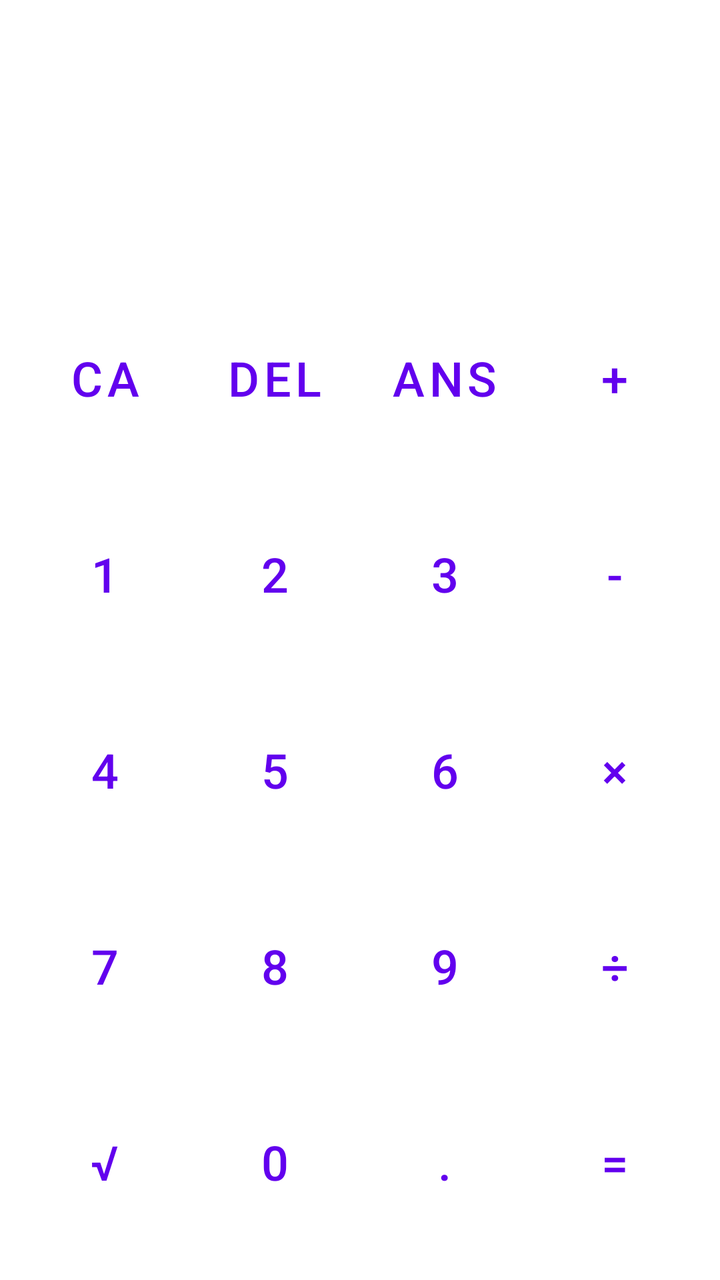
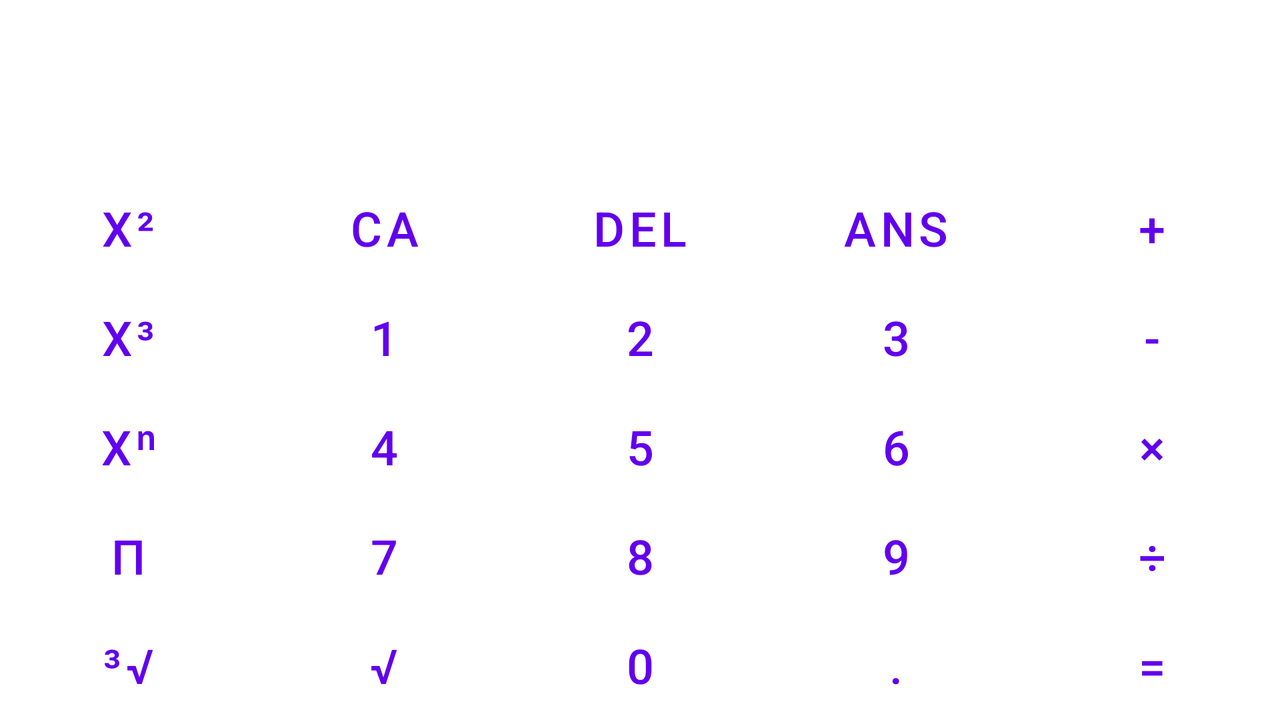

Compare how this app lays out the same screen by default and in its alternative resource folder. The renders come first, then the two layout files and the values they reference.
<!-- AndroidManifest.xml: application theme Theme.EsameSWTLC -->
<!-- res/layout/activity_main.xml -->
<?xml version="1.0" encoding="utf-8"?>
<LinearLayout xmlns:android="http://schemas.android.com/apk/res/android"
    xmlns:app="http://schemas.android.com/apk/res-auto"
    xmlns:tools="http://schemas.android.com/tools"
    android:layout_width="match_parent"
    android:layout_height="match_parent"
    tools:context=".MainActivity"
    android:orientation="vertical"
    android:padding="10dp">

    
    <TextView
        android:id="@+id/fullOperationView"
        android:layout_width="match_parent"
        android:layout_height="wrap_content"
        android:textSize="24sp"
        android:gravity="end"
        android:onClick="showHistory"/>

    
    <TextView
        android:id="@+id/screenView"
        android:layout_width="match_parent"
        android:layout_height="0dp"
        android:layout_weight="1"
        android:textSize="70sp"
        android:textAlignment="textEnd"
        android:autoSizeTextType="uniform"/>

    
    <LinearLayout
        android:layout_width="match_parent"
        android:layout_height="0dp"
        style="?android:attr/buttonBarStyle"
        android:layout_weight="1">

        <Button
            android:id="@+id/buttonClearAll"
            style="?android:attr/buttonBarButtonStyle"
            android:layout_width="wrap_content"
            android:layout_height="match_parent"
            android:layout_weight="1"
            android:text="@string/buttonCAText"
            android:textSize="24sp"
            android:onClick="clearAll"/>

        <Button
            android:id="@+id/buttonClear"
            style="?android:attr/buttonBarButtonStyle"
            android:layout_width="wrap_content"
            android:layout_height="match_parent"
            android:layout_weight="1"
            android:text="@string/buttonClear"
            android:textSize="24sp" />

        <Button
            android:id="@+id/buttonAns"
            style="?android:attr/buttonBarButtonStyle"
            android:layout_width="wrap_content"
            android:layout_height="match_parent"
            android:layout_weight="1"
            android:text="@string/buttonAnsText"
            android:textSize="24sp" />

        <Button
            android:id="@+id/plusButton"
            style="?android:attr/buttonBarButtonStyle"
            android:layout_width="wrap_content"
            android:layout_height="match_parent"
            android:layout_weight="1"
            android:text="@string/plusButtonText"
            android:textSize="24sp" />
    </LinearLayout>

    
    <LinearLayout
        android:layout_weight="1"
        android:layout_width="match_parent"
        android:layout_height="0dp"
        style="?android:attr/buttonBarStyle" >

        <Button
            android:id="@+id/button1"
            style="?android:attr/buttonBarButtonStyle"
            android:layout_width="wrap_content"
            android:layout_height="match_parent"
            android:layout_weight="1"
            android:onClick="inputNumber"
            android:text="@string/button1Text"
            android:textSize="24sp" />

        <Button
            android:id="@+id/button2"
            style="?android:attr/buttonBarButtonStyle"
            android:layout_width="wrap_content"
            android:layout_height="match_parent"
            android:layout_weight="1"
            android:onClick="inputNumber"
            android:text="@string/button2Text"
            android:textSize="24sp" />

        <Button
            android:id="@+id/button3"
            style="?android:attr/buttonBarButtonStyle"
            android:layout_width="wrap_content"
            android:layout_height="match_parent"
            android:layout_weight="1"
            android:onClick="inputNumber"
            android:text="@string/button3Text"
            android:textSize="24sp" />

        <Button
            android:id="@+id/minusButton"
            style="?android:attr/buttonBarButtonStyle"
            android:layout_width="wrap_content"
            android:layout_height="match_parent"
            android:layout_weight="1"
            android:text="@string/minusButtonText"
            android:textSize="24sp" />
    </LinearLayout>

    
    <LinearLayout
        android:layout_weight="1"
        android:layout_width="match_parent"
        android:layout_height="0dp"
        style="?android:attr/buttonBarStyle" >

        <Button
            android:id="@+id/button4"
            style="?android:attr/buttonBarButtonStyle"
            android:layout_width="wrap_content"
            android:layout_height="match_parent"
            android:layout_weight="1"
            android:onClick="inputNumber"
            android:text="@string/button4Text"
            android:textSize="24sp" />

        <Button
            android:id="@+id/button5"
            style="?android:attr/buttonBarButtonStyle"
            android:layout_width="wrap_content"
            android:layout_height="match_parent"
            android:layout_weight="1"
            android:onClick="inputNumber"
            android:text="@string/button5Text"
            android:textSize="24sp" />

        <Button
            android:id="@+id/button6"
            style="?android:attr/buttonBarButtonStyle"
            android:layout_width="wrap_content"
            android:layout_height="match_parent"
            android:layout_weight="1"
            android:onClick="inputNumber"
            android:text="@string/button6Text"
            android:textSize="24sp" />

        <Button
            android:id="@+id/multButton"
            style="?android:attr/buttonBarButtonStyle"
            android:layout_width="wrap_content"
            android:layout_height="match_parent"
            android:layout_weight="1"
            android:text="@string/multButtonText"
            android:textSize="24sp" />
    </LinearLayout>

    
    <LinearLayout
        android:layout_weight="1"
        android:layout_width="match_parent"
        android:layout_height="0dp"
        style="?android:attr/buttonBarStyle" >

        <Button
            android:id="@+id/button7"
            style="?android:attr/buttonBarButtonStyle"
            android:layout_width="wrap_content"
            android:layout_height="match_parent"
            android:layout_weight="1"
            android:onClick="inputNumber"
            android:text="@string/button7Text"
            android:textSize="24sp" />

        <Button
            android:id="@+id/button8"
            style="?android:attr/buttonBarButtonStyle"
            android:layout_width="wrap_content"
            android:layout_height="match_parent"
            android:layout_weight="1"
            android:onClick="inputNumber"
            android:text="@string/button8Text"
            android:textSize="24sp" />

        <Button
            android:id="@+id/button9"
            style="?android:attr/buttonBarButtonStyle"
            android:layout_width="wrap_content"
            android:layout_height="match_parent"
            android:layout_weight="1"
            android:onClick="inputNumber"
            android:text="@string/button9Text"
            android:textSize="24sp" />

        <Button
            android:id="@+id/divButton"
            style="?android:attr/buttonBarButtonStyle"
            android:layout_width="wrap_content"
            android:layout_height="match_parent"
            android:layout_weight="1"
            android:text="@string/divButtonText"
            android:textSize="24sp" />
    </LinearLayout>

    
    <LinearLayout
        android:layout_weight="1"
        android:layout_width="match_parent"
        android:layout_height="0dp"
        style="?android:attr/buttonBarStyle" >

        <Button
            android:id="@+id/buttonSqrt"
            style="?android:attr/buttonBarButtonStyle"
            android:layout_width="wrap_content"
            android:layout_height="match_parent"
            android:layout_weight="1"
            android:text="@string/buttonSqrtText"
            android:textSize="24sp" />

        <Button
            android:id="@+id/button0"
            style="?android:attr/buttonBarButtonStyle"
            android:layout_width="wrap_content"
            android:layout_height="match_parent"
            android:layout_weight="1"
            android:onClick="inputNumber"
            android:text="@string/button0Text"
            android:textSize="24sp" />

        <Button
            android:id="@+id/buttonDot"
            style="?android:attr/buttonBarButtonStyle"
            android:layout_width="wrap_content"
            android:layout_height="match_parent"
            android:layout_weight="1"
            android:text="@string/buttonDotText"
            android:textSize="24sp" />

        <Button
            android:id="@+id/resultButton"
            style="?android:attr/buttonBarButtonStyle"
            android:layout_width="wrap_content"
            android:layout_height="match_parent"
            android:layout_weight="1"
            android:text="@string/resultButtonText"
            android:textSize="24sp" />
    </LinearLayout>



</LinearLayout>
<!-- resources referenced by this layout -->
<resources>
  <string name="button0Text">0</string>
  <string name="button1Text">1</string>
  <string name="button2Text">2</string>
  <string name="button3Text">3</string>
  <string name="button4Text">4</string>
  <string name="button5Text">5</string>
  <string name="button6Text">6</string>
  <string name="button7Text">7</string>
  <string name="button8Text">8</string>
  <string name="button9Text">9</string>
  <string name="buttonAnsText">ANS</string>
  <string name="buttonCAText">CA</string>
  <string name="buttonClear">DEL</string>
  <string name="buttonDotText">.</string>
  <string name="buttonSqrtText">√</string>
  <string name="divButtonText">÷</string>
  <string name="minusButtonText">-</string>
  <string name="multButtonText">×</string>
  <string name="plusButtonText">+</string>
  <string name="resultButtonText">=</string>
  <style name="Theme.EsameSWTLC" parent="Theme.MaterialComponents.DayNight.DarkActionBar">
          
          <item name="colorPrimary">@color/purple_500</item>
          <item name="colorPrimaryVariant">@color/purple_700</item>
          <item name="colorOnPrimary">@color/white</item>
          
          <item name="colorSecondary">@color/teal_200</item>
          <item name="colorSecondaryVariant">@color/teal_700</item>
          <item name="colorOnSecondary">@color/black</item>
          
          <item name="android:statusBarColor" tools:targetApi="l">?attr/colorPrimaryVariant</item>
          
      </style>
  <color name="purple_500">#FF6200EE</color>
  <color name="purple_700">#FF3700B3</color>
  <color name="white">#FFFFFFFF</color>
  <color name="teal_200">#FF03DAC5</color>
  <color name="teal_700">#FF018786</color>
  <color name="black">#FF000000</color>
</resources>
<!-- res/layout-land/activity_main.xml (the repository's variant of the layout above) -->
<!-- drawn on the phone turned sideways -->
<?xml version="1.0" encoding="utf-8"?>
<LinearLayout xmlns:android="http://schemas.android.com/apk/res/android"
    xmlns:tools="http://schemas.android.com/tools"
    android:orientation="vertical" android:layout_width="match_parent"
    android:layout_height="match_parent">

    <TextView
        android:id="@+id/fullOperationView"
        android:layout_width="match_parent"
        android:layout_height="wrap_content"
        android:gravity="end"
        android:onClick="showHistory"
        android:textSize="24sp" />

    
    <TextView
        android:id="@+id/screenView"
        android:layout_width="match_parent"
        android:layout_height="0dp"
        android:layout_weight="1"
        android:textSize="70sp"
        android:textAlignment="textEnd"
        android:autoSizeTextType="uniform"/>

    
    <LinearLayout
        android:layout_width="match_parent"
        android:layout_height="0dp"
        style="?android:attr/buttonBarStyle"
        android:layout_weight="1">

        <Button
            android:layout_width="wrap_content"
            style="?android:attr/buttonBarButtonStyle"
            android:layout_height="match_parent"
            android:text="@string/buttonSquare"
            android:textSize="24sp"
            android:layout_weight="1"
            tools:ignore="ButtonStyle" />
        <Button
            android:id="@+id/buttonClearAll"
            style="?android:attr/buttonBarButtonStyle"
            android:layout_width="wrap_content"
            android:layout_height="match_parent"
            android:layout_weight="1"
            android:text="@string/buttonCAText"
            android:textSize="24sp"
            android:onClick="clearAll"/>

        <Button
            android:id="@+id/buttonClear"
            style="?android:attr/buttonBarButtonStyle"
            android:layout_width="wrap_content"
            android:layout_height="match_parent"
            android:layout_weight="1"
            android:text="@string/buttonClear"
            android:textSize="24sp" />

        <Button
            android:id="@+id/buttonAns"
            style="?android:attr/buttonBarButtonStyle"
            android:layout_width="wrap_content"
            android:layout_height="match_parent"
            android:layout_weight="1"
            android:text="@string/buttonAnsText"
            android:onClick="inputSpecialCharacter"
            android:textSize="24sp" />

        <Button
            android:id="@+id/plusButton"
            style="?android:attr/buttonBarButtonStyle"
            android:layout_width="wrap_content"
            android:layout_height="match_parent"
            android:layout_weight="1"
            android:text="@string/plusButtonText"
            android:textSize="24sp" />
    </LinearLayout>

    
    <LinearLayout
        android:layout_weight="1"
        android:layout_width="match_parent"
        android:layout_height="0dp"
        style="?android:attr/buttonBarStyle" >


        <Button
            android:layout_width="wrap_content"
            style="?android:attr/buttonBarButtonStyle"
            android:layout_height="match_parent"
            android:text="@string/buttonCube"
            android:textSize="24sp"
            android:layout_weight="1"
            tools:ignore="ButtonStyle" />
        <Button
            android:id="@+id/button1"
            style="?android:attr/buttonBarButtonStyle"
            android:layout_width="wrap_content"
            android:layout_height="match_parent"
            android:layout_weight="1"
            android:onClick="inputNumber"
            android:text="@string/button1Text"
            android:textSize="24sp" />

        <Button
            android:id="@+id/button2"
            style="?android:attr/buttonBarButtonStyle"
            android:layout_width="wrap_content"
            android:layout_height="match_parent"
            android:layout_weight="1"
            android:onClick="inputNumber"
            android:text="@string/button2Text"
            android:textSize="24sp" />

        <Button
            android:id="@+id/button3"
            style="?android:attr/buttonBarButtonStyle"
            android:layout_width="wrap_content"
            android:layout_height="match_parent"
            android:layout_weight="1"
            android:onClick="inputNumber"
            android:text="@string/button3Text"
            android:textSize="24sp" />

        <Button
            android:id="@+id/minusButton"
            style="?android:attr/buttonBarButtonStyle"
            android:layout_width="wrap_content"
            android:layout_height="match_parent"
            android:layout_weight="1"
            android:text="@string/minusButtonText"
            android:textSize="24sp" />
    </LinearLayout>

    
    <LinearLayout
        android:layout_weight="1"
        android:layout_width="match_parent"
        android:layout_height="0dp"
        style="?android:attr/buttonBarStyle" >
        <Button
            android:id="@+id/buttonPowerN"
            style="?android:attr/buttonBarButtonStyle"
            android:layout_width="wrap_content"
            android:layout_height="match_parent"
            android:layout_weight="1"
            android:text="@string/buttonPowerN"
            android:textSize="24sp" />
        <Button
            android:id="@+id/button4"
            style="?android:attr/buttonBarButtonStyle"
            android:layout_width="wrap_content"
            android:layout_height="match_parent"
            android:layout_weight="1"
            android:onClick="inputNumber"
            android:text="@string/button4Text"
            android:textSize="24sp" />

        <Button
            android:id="@+id/button5"
            style="?android:attr/buttonBarButtonStyle"
            android:layout_width="wrap_content"
            android:layout_height="match_parent"
            android:layout_weight="1"
            android:onClick="inputNumber"
            android:text="@string/button5Text"
            android:textSize="24sp" />

        <Button
            android:id="@+id/button6"
            style="?android:attr/buttonBarButtonStyle"
            android:layout_width="wrap_content"
            android:layout_height="match_parent"
            android:layout_weight="1"
            android:onClick="inputNumber"
            android:text="@string/button6Text"
            android:textSize="24sp" />

        <Button
            android:id="@+id/multButton"
            style="?android:attr/buttonBarButtonStyle"
            android:layout_width="wrap_content"
            android:layout_height="match_parent"
            android:layout_weight="1"
            android:text="@string/multButtonText"
            android:textSize="24sp" />
    </LinearLayout>

    
    <LinearLayout
        android:layout_weight="1"
        android:layout_width="match_parent"
        android:layout_height="0dp"
        style="?android:attr/buttonBarStyle" >

        <Button
            android:id="@+id/buttonPI"
            style="?android:attr/buttonBarButtonStyle"
            android:layout_width="wrap_content"
            android:layout_height="match_parent"
            android:layout_weight="1"
            android:onClick="inputSpecialCharacter"
            android:text="@string/buttonPI"
            android:textSize="24sp" />
        <Button
            android:id="@+id/button7"
            style="?android:attr/buttonBarButtonStyle"
            android:layout_width="wrap_content"
            android:layout_height="match_parent"
            android:layout_weight="1"
            android:onClick="inputNumber"
            android:text="@string/button7Text"
            android:textSize="24sp" />

        <Button
            android:id="@+id/button8"
            style="?android:attr/buttonBarButtonStyle"
            android:layout_width="wrap_content"
            android:layout_height="match_parent"
            android:layout_weight="1"
            android:onClick="inputNumber"
            android:text="@string/button8Text"
            android:textSize="24sp" />

        <Button
            android:id="@+id/button9"
            style="?android:attr/buttonBarButtonStyle"
            android:layout_width="wrap_content"
            android:layout_height="match_parent"
            android:layout_weight="1"
            android:onClick="inputNumber"
            android:text="@string/button9Text"
            android:textSize="24sp" />

        <Button
            android:id="@+id/divButton"
            style="?android:attr/buttonBarButtonStyle"
            android:layout_width="wrap_content"
            android:layout_height="match_parent"
            android:layout_weight="1"
            android:text="@string/divButtonText"
            android:textSize="24sp" />
    </LinearLayout>

    
    <LinearLayout
        android:layout_weight="1"
        android:layout_width="match_parent"
        android:layout_height="0dp"
        style="?android:attr/buttonBarStyle" >
        <Button
            android:id="@+id/buttonCbrt"
            style="?android:attr/buttonBarButtonStyle"
            android:layout_width="wrap_content"
            android:layout_height="match_parent"
            android:layout_weight="1"
            android:text="@string/buttonCbrtText"
            android:textSize="24sp" />
        <Button
            android:id="@+id/buttonSqrt"
            style="?android:attr/buttonBarButtonStyle"
            android:layout_width="wrap_content"
            android:layout_height="match_parent"
            android:layout_weight="1"
            android:text="@string/buttonSqrtText"
            android:textSize="24sp" />

        <Button
            android:id="@+id/button0"
            style="?android:attr/buttonBarButtonStyle"
            android:layout_width="wrap_content"
            android:layout_height="match_parent"
            android:layout_weight="1"
            android:onClick="inputNumber"
            android:text="@string/button0Text"
            android:textSize="24sp" />

        <Button
            android:id="@+id/buttonDot"
            style="?android:attr/buttonBarButtonStyle"
            android:layout_width="wrap_content"
            android:layout_height="match_parent"
            android:layout_weight="1"
            android:text="@string/buttonDotText"
            android:textSize="24sp" />

        <Button
            android:id="@+id/resultButton"
            style="?android:attr/buttonBarButtonStyle"
            android:layout_width="wrap_content"
            android:layout_height="match_parent"
            android:layout_weight="1"
            android:text="@string/resultButtonText"
            android:textSize="24sp" />
    </LinearLayout>

</LinearLayout>
<!-- resources referenced by the variant -->
<!-- as the phone turned sideways resolves them -->
<resources>
  <string name="button0Text">0</string>
  <string name="button1Text">1</string>
  <string name="button2Text">2</string>
  <string name="button3Text">3</string>
  <string name="button4Text">4</string>
  <string name="button5Text">5</string>
  <string name="button6Text">6</string>
  <string name="button7Text">7</string>
  <string name="button8Text">8</string>
  <string name="button9Text">9</string>
  <string name="buttonAnsText">ANS</string>
  <string name="buttonCAText">CA</string>
  <string name="buttonCbrtText">³√</string>
  <string name="buttonClear">DEL</string>
  <string name="buttonCube">x³</string>
  <string name="buttonDotText">.</string>
  <string name="buttonPI">π</string>
  <string name="buttonPowerN">xⁿ</string>
  <string name="buttonSqrtText">√</string>
  <string name="buttonSquare">x²</string>
  <string name="divButtonText">÷</string>
  <string name="minusButtonText">-</string>
  <string name="multButtonText">×</string>
  <string name="plusButtonText">+</string>
  <string name="resultButtonText">=</string>
  <style name="Theme.EsameSWTLC" parent="Theme.MaterialComponents.DayNight.DarkActionBar">
          
          <item name="colorPrimary">@color/purple_500</item>
          <item name="colorPrimaryVariant">@color/purple_700</item>
          <item name="colorOnPrimary">@color/white</item>
          
          <item name="colorSecondary">@color/teal_200</item>
          <item name="colorSecondaryVariant">@color/teal_700</item>
          <item name="colorOnSecondary">@color/black</item>
          
          <item name="android:statusBarColor" tools:targetApi="l">?attr/colorPrimaryVariant</item>
          
      </style>
  <color name="purple_500">#FF6200EE</color>
  <color name="purple_700">#FF3700B3</color>
  <color name="white">#FFFFFFFF</color>
  <color name="teal_200">#FF03DAC5</color>
  <color name="teal_700">#FF018786</color>
  <color name="black">#FF000000</color>
</resources>
